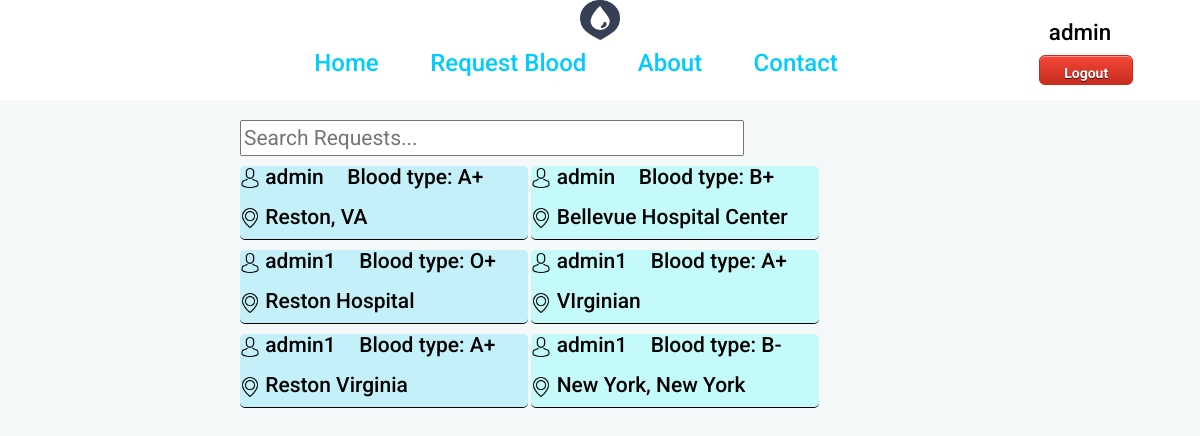
The page /requestlist/ (signed in) on the database its author committed.
### socialblood/models.py (models this page shows, shortened)
class Request(models.Model):
    blood_type = models.CharField(max_length=3, choices =BLOOD_TYPES)
    create_date = models.DateTimeField(blank=True, null=True)
    location = models.CharField(max_length=120)
    user = models.ForeignKey('auth.User')

### socialblood/views.py (the view)
# urls.py: url(r'^requestlist/', views.RequestListView.as_view(), name='requestlist'),
class RequestListView(ListView):
    model = Request
    template_name = 'blood/requestlist.html'
    def get_context_data(self, **kwargs):
        context = super(RequestListView, self).get_context_data(**kwargs)
        return context

### socialblood/templates/blood/requestlist.html (shortened to what this page needs)
<!DOCTYPE html>
{% load staticfiles %}
<html lang="en">
<head>
    <link rel="stylesheet" href="//maxcdn.bootstrapcdn.com/bootstrap/3.2.0/css/bootstrap.min.css">
    <link rel="stylesheet" href="//maxcdn.bootstrapcdn.com/bootstrap/3.2.0/css/bootstrap-theme.min.css">
    <link rel="stylesheet" href="{% static 'css/navigationbar.css' %}">
    <link rel="stylesheet" href="{% static 'css/buttons.css' %}">
    <link rel="stylesheet" href="{% static 'css/user.css' %}">
    <link rel="stylesheet" href="{% static 'css/requestlist.css' %}">
</head>
<body>
<nav>
    <div class="logo">
        <img src="{% static 'images/logo-dark.png' %}">
    </div>
    <div class="nav-wrapper">
        <div class="nav-info">
             {% if user.is_authenticated %}
             <h3><a href="/">Home</a></h3>
            <h3><a href="/request/">Request Blood</a></h3>
            <h3><a href="/about/">About</a></h3>
            {% else %}
            <h3><a href="{% url 'login'%}">Login</a></h3>
            <h3><a href="{% url 'register' %}">Register</a></h3>
            <h3><a href="#">About</a></h3>
            {% endif %}
            <h3><a href="/contact/">Contact</a></h3>
        </div>
    </div>
         {% if user.is_authenticated %}
            <div class=" user-section">
                <h1 class = "username">{{user.username}}</h1>
                <button class="myButton logout"><a href="/logout/">Logout</a></button>
            </div>
        {% endif %}
</nav>
<div class="wrapper">
    <input type="text" id="searchRequestInput" onkeyup="searchFunction()" placeholder="Search Requests...">
	<ul id="requestUL">
	{% for request in object_list %}
	    <li class="entry">
        <div class="line">
            <div class="user">
                <h1><img src="{% static 'images/icons/avatar.png' %}"> {{request.user}}</h1>
            </div>
            <div class="blood_type">
            <h1>Blood type: {{ request.blood_type }}</h1>
            </div>
        </div>
            <div class="location">
                <h1><img src="{% static 'images/icons/placeholder.png' %}"> {{request.location}}</h1>
            </div>
        </li>
	{% empty %}
	    <li>No requests have been made yet.</li>
	{% endfor %}
	</ul>
</div>
</body>
</html>

### socialblood/static/css/navigationbar.css (style rules this page uses)
nav { width: 100%; height: 100px; background-color: white; }
.logo { width:100%; display:inline-block; margin:auto auto; text-align:center; }
.logo img { width:40px; height: 40px; }
.nav-wrapper { position: relative; display:block; width: 100%; height: 40%; text-align:center; top:10%; margin:0 auto; }
.nav-wrapper .nav-info { display: inline; width: 60%; height: 100px; text-align: center; }
.nav-info h3 { display: inline; margin-right: 4%; height:10px; }
h3 a { color:rgba(0, 204, 255, 1); font-size: 1em; }

### socialblood/static/css/buttons.css (style rules this page uses)
.myButton { -moz-box-shadow:inset 0px 1px 0px 0px #f5978e; -webkit-box-shadow:inset 0px 1px 0px 0px #f5978e; box-shadow:inset 0px 1px 0px 0px #f5978e; background:-webkit-gradient(linear, left top, left bottom, color-stop(0.05, #f24537), color-stop(1, #c62d1f)); background:-moz-linear-gradient(top, #f24537 5%, #c62d1f 100%); background:-webkit-linear-gradient(top, #f24537 5%, #c62d1f 100%); background:-o-linear-gradient(top, #f24537 5%, #c62d1f 100%); background:-ms-linear-gradient(top, #f24537 5%, #c62d1f 100%); background:linear-gradient(to bottom, #f24537 5%, #c62d1f 100%); filter:progid:DXImageTransform.Microsoft.gradient(startColorstr='#f24537', endColorstr='#c62d1f',GradientType=0); background-color:#f24537; -moz-border-radius:6px; -webkit-border-radius:6px; border-radius:6px; border:1px solid #d02718; display:inline-block; cursor:pointer; color:#ffffff; font-family:Arial; font-size:20px; font-weight:bold; padding:6px 24px; text-decoration:none; text-shadow:0px 1px 0px #450500; }

### socialblood/static/css/user.css (style rules this page uses)
.user-section { position: absolute; display: inline-block; width: 20%; height: 100px; top:0px; left:80%; }
.username { position:relative; display:inline-block; color:black; font-family: 'Roboto', sans-serif; font-size: 1.6em; text-align: center; width: 100%; }
.logout { position: relative; display: inline-block; height: 30px; left:33%; }
.logout a { color:white; position: relative; bottom: 5px; font-size:0.7em; }

### socialblood/static/css/requestlist.css (style rules this page uses)
* { font-family: 'Roboto', sans-serif; font-size:1em; }
body { background-color: #f5f8f8; }
.logo { width:100%; display:block; margin:auto auto; text-align:center; }
.logo img { width:40px; height: 40px; }
.wrapper { width: 60%; margin:0 auto; position: relative; top:20px; }
a { font-size: 1em; }
#searchRequestInput { display: block; width: 70%; font-size: 1.5em; left:0; }
ul { margin:0; padding:0; }
ul li:nth-child(odd) { background-color: rgba(0, 204, 255, 0.2); }
ul li:nth-child(even) { background-color: rgba(0, 255, 255, 0.2); }
ul li { border-radius: 5px; position: relative; list-style: none; display: inline-block; width: 40%; margin-top: 10px; border-bottom: 1px solid black; }
ul li h1 { font-size: 1.5em; border-radius: 10px; margin:0; padding:0; }
.entry .line { position: relative; display: inline-block; margin:0; padding:0; width: 100%; height: 30px; }
ul li .user img { width: 20px; }
ul li .user { position: relative; display: inline-block; color:black; margin-right: 20px; }
ul li .user h1 { display: block; }
ul li .blood_type { display: inline-block; }
ul li .blood_type h1 { display: block; color:black; margin-right: 10px; }
ul li .location img { width: 20px; }
ul li .location { display: inline-block; margin:10px; margin-left: 0px; }
ul li .location h1 { display: block; color:black; margin-right: 10px; }

### rows shown on the page
Request: user "admin", blood_type "A+", location "Reston, VA"
Request: user "admin", blood_type "B+", location "Bellevue Hospital Center"
Request: user "admin1", blood_type "O+", location "Reston Hospital"
Request: user "admin1", blood_type "A+", location "VIrginian"
Request: user "admin1", blood_type "A+", location "Reston Virginia"
Request: user "admin1", blood_type "B-", location "New York, New York"

### other values the page prints
{{ user.username }} "admin"
